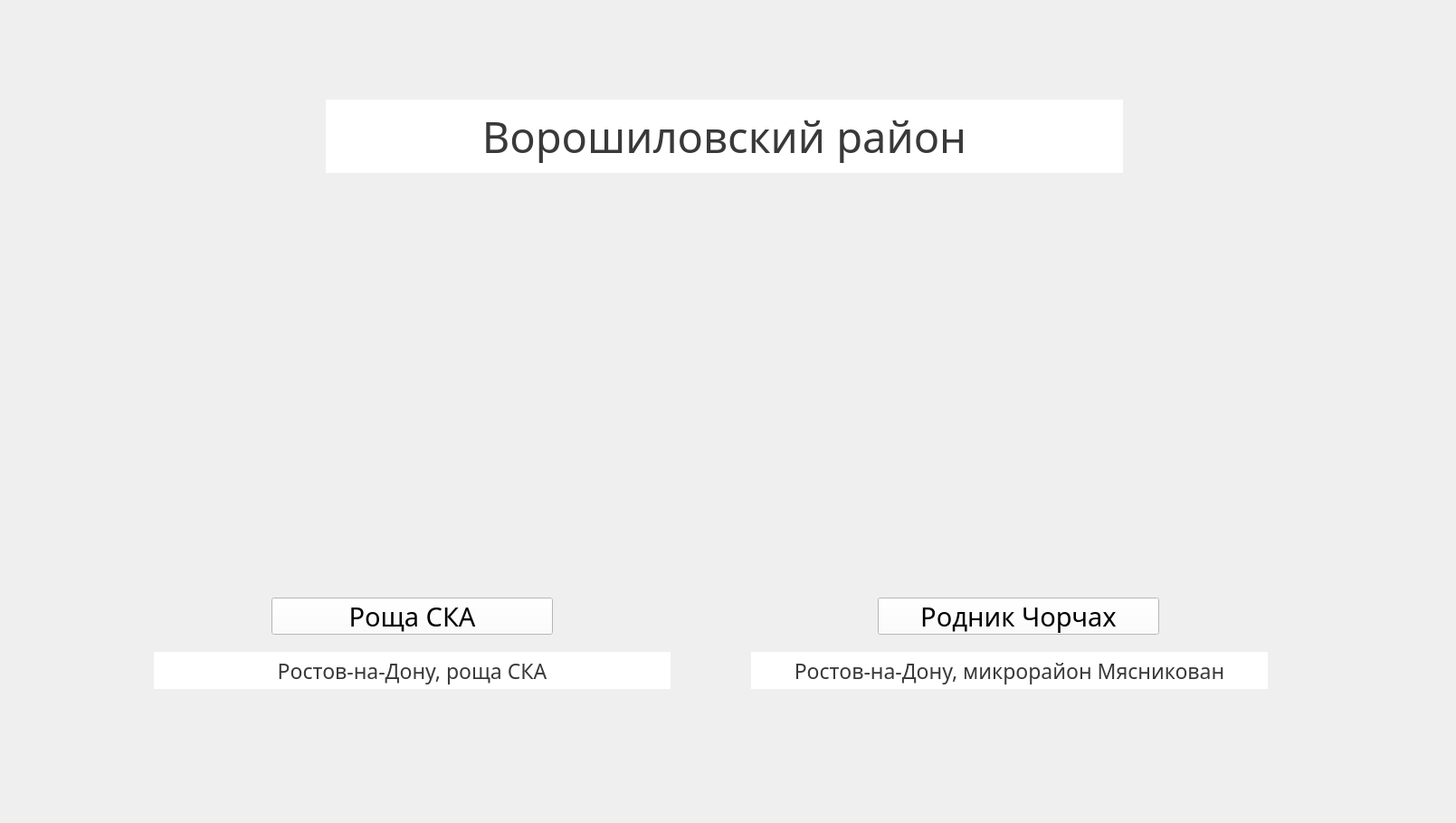
    <widget class="QWidget" name="Voroshilovsky_area_Page_6">
     <widget class="QLabel" name="label_7">
      <property name="geometry">
       <rect>
        <x>0</x>
        <y>0</y>
        <width>1600</width>
        <height>900</height>
       </rect>
      </property>
      <property name="text">
       <string/>
      </property>
      <property name="pixmap">
       <pixmap>4.png</pixmap>
      </property>
     </widget>
     <widget class="QLabel" name="SKA_Grove_photo">
      <property name="geometry">
       <rect>
        <x>153</x>
        <y>265</y>
        <width>620</width>
        <height>333</height>
       </rect>
      </property>
      <property name="text">
       <string/>
      </property>
      <property name="pixmap">
       <pixmap>8.jpg</pixmap>
      </property>
     </widget>
     <widget class="QLabel" name="Chorchakh_spring_photo">
      <property name="geometry">
       <rect>
        <x>826</x>
        <y>265</y>
        <width>620</width>
        <height>333</height>
       </rect>
      </property>
      <property name="text">
       <string/>
      </property>
      <property name="pixmap">
       <pixmap>8.jpg</pixmap>
      </property>
     </widget>
     <widget class="QLabel" name="label_11">
      <property name="geometry">
       <rect>
        <x>360</x>
        <y>110</y>
        <width>881</width>
        <height>81</height>
       </rect>
      </property>
      <property name="font">
       <font>
        <family>Monotype Corsiva</family>
        <pointsize>35</pointsize>
       </font>
      </property>
      <property name="styleSheet">
       <string notr="true">background-color: #FFFFFF;
color:rgb(57, 57, 57);</string>
      </property>
      <property name="text">
       <string>Ворошиловский район</string>
      </property>
      <property name="alignment">
       <set>Qt::AlignCenter</set>
      </property>
     </widget>
     <widget class="QLabel" name="label_12">
      <property name="geometry">
       <rect>
        <x>170</x>
        <y>720</y>
        <width>571</width>
        <height>41</height>
       </rect>
      </property>
      <property name="font">
       <font>
        <family>Monotype Corsiva</family>
        <pointsize>17</pointsize>
        <weight>50</weight>
        <italic>false</italic>
        <bold>false</bold>
        <underline>false</underline>
        <strikeout>false</strikeout>
       </font>
      </property>
      <property name="styleSheet">
       <string notr="true">background-color: #FFFFFF;
color:rgb(57, 57, 57);</string>
      </property>
      <property name="text">
       <string>Ростов-на-Дону, роща СКА</string>
      </property>
      <property name="alignment">
       <set>Qt::AlignCenter</set>
      </property>
     </widget>
     <widget class="QLabel" name="label_13">
      <property name="geometry">
       <rect>
        <x>830</x>
        <y>720</y>
        <width>571</width>
        <height>41</height>
       </rect>
      </property>
      <property name="font">
       <font>
        <family>Monotype Corsiva</family>
        <pointsize>17</pointsize>
        <weight>50</weight>
        <italic>false</italic>
        <bold>false</bold>
        <underline>false</underline>
        <strikeout>false</strikeout>
       </font>
      </property>
      <property name="styleSheet">
       <string notr="true">background-color: #FFFFFF;
color:rgb(57, 57, 57);</string>
      </property>
      <property name="text">
       <string>Ростов-на-Дону, микрорайон Мясникован</string>
      </property>
      <property name="alignment">
       <set>Qt::AlignCenter</set>
      </property>
     </widget>
     <widget class="QPushButton" name="switch_SKA_Grove_pushButton">
      <property name="geometry">
       <rect>
        <x>300</x>
        <y>660</y>
        <width>311</width>
        <height>41</height>
       </rect>
      </property>
      <property name="font">
       <font>
        <family>Monotype Corsiva</family>
        <pointsize>22</pointsize>
       </font>
      </property>
      <property name="styleSheet">
       <string notr="true">background-color:#FFFFFF;</string>
      </property>
      <property name="text">
       <string>Роща СКА</string>
      </property>
     </widget>
     <widget class="QPushButton" name="switch_Chorchakh_spring_pushButton">
      <property name="geometry">
       <rect>
        <x>970</x>
        <y>660</y>
        <width>311</width>
        <height>41</height>
       </rect>
      </property>
      <property name="font">
       <font>
        <family>Monotype Corsiva</family>
        <pointsize>22</pointsize>
       </font>
      </property>
      <property name="styleSheet">
       <string notr="true">background-color:#FFFFFF;</string>
      </property>
      <property name="text">
       <string>Родник Чорчах</string>
      </property>
     </widget>
     <widget class="QPushButton" name="switch_Voroshilovsky_area__Areas_Page_pushButton">
      <property name="geometry">
       <rect>
        <x>30</x>
        <y>50</y>
        <width>171</width>
        <height>81</height>
       </rect>
      </property>
      <property name="styleSheet">
       <string notr="true">background-color: rgba(0,0,0,0);
border: none;</string>
      </property>
      <property name="text">
       <string/>
      </property>
     </widget>
    </widget>
